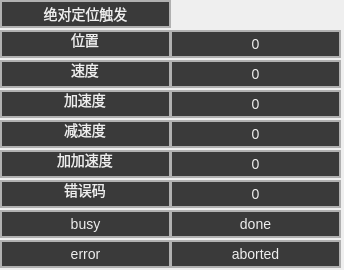
<?xml version="1.0" encoding="UTF-8"?>
<ui version="4.0">
 <class>jmcMoveAbsWdiget</class>
 <widget class="QWidget" name="jmcMoveAbsWdiget">
  <property name="geometry">
   <rect>
    <x>0</x>
    <y>0</y>
    <width>344</width>
    <height>270</height>
   </rect>
  </property>
  <property name="windowTitle">
   <string>Form</string>
  </property>
  <widget class="QLineEdit" name="name_2">
   <property name="enabled">
    <bool>false</bool>
   </property>
   <property name="geometry">
    <rect>
     <x>0</x>
     <y>60</y>
     <width>171</width>
     <height>28</height>
    </rect>
   </property>
   <property name="styleSheet">
    <string notr="true"> 
    background-color: #3a3a3a; /* 更浅的灰色背景 */
    color: #eeeeee; /* 更亮的灰色字体，提高可读性 */
    font-size: 14px; /* 字体大小适中 */
     border: 2px solid #b0b0b0;

</string>
   </property>
   <property name="text">
    <string>速度</string>
   </property>
   <property name="alignment">
    <set>Qt::AlignCenter</set>
   </property>
  </widget>
  <widget class="cSuperBtn" name="fAcc">
   <property name="geometry">
    <rect>
     <x>170</x>
     <y>90</y>
     <width>171</width>
     <height>28</height>
    </rect>
   </property>
   <property name="styleSheet">
    <string notr="true"> 
    background-color: #3a3a3a; /* 更浅的灰色背景 */
    color: #eeeeee; /* 更亮的灰色字体，提高可读性 */
    font-size: 14px; /* 字体大小适中 */
     border: 2px solid #b0b0b0;</string>
   </property>
   <property name="text">
    <string>0</string>
   </property>
  </widget>
  <widget class="cSuperBtn" name="fDec">
   <property name="geometry">
    <rect>
     <x>170</x>
     <y>120</y>
     <width>171</width>
     <height>28</height>
    </rect>
   </property>
   <property name="styleSheet">
    <string notr="true"> 
    background-color: #3a3a3a; /* 更浅的灰色背景 */
    color: #eeeeee; /* 更亮的灰色字体，提高可读性 */
    font-size: 14px; /* 字体大小适中 */
     border: 2px solid #b0b0b0;</string>
   </property>
   <property name="text">
    <string>0</string>
   </property>
  </widget>
  <widget class="QLineEdit" name="name_6">
   <property name="enabled">
    <bool>false</bool>
   </property>
   <property name="geometry">
    <rect>
     <x>0</x>
     <y>180</y>
     <width>171</width>
     <height>28</height>
    </rect>
   </property>
   <property name="styleSheet">
    <string notr="true"> 
    background-color: #3a3a3a; /* 更浅的灰色背景 */
    color: #eeeeee; /* 更亮的灰色字体，提高可读性 */
    font-size: 14px; /* 字体大小适中 */
     border: 2px solid #b0b0b0;

</string>
   </property>
   <property name="text">
    <string>错误码</string>
   </property>
   <property name="alignment">
    <set>Qt::AlignCenter</set>
   </property>
  </widget>
  <widget class="cSuperBtn" name="busy">
   <property name="geometry">
    <rect>
     <x>0</x>
     <y>210</y>
     <width>171</width>
     <height>28</height>
    </rect>
   </property>
   <property name="styleSheet">
    <string notr="true"> 
    background-color: #3a3a3a; /* 更浅的灰色背景 */
    color: #eeeeee; /* 更亮的灰色字体，提高可读性 */
    font-size: 14px; /* 字体大小适中 */
     border: 2px solid #b0b0b0;</string>
   </property>
   <property name="text">
    <string>busy</string>
   </property>
  </widget>
  <widget class="cSuperBtn" name="fJerk">
   <property name="geometry">
    <rect>
     <x>170</x>
     <y>150</y>
     <width>171</width>
     <height>28</height>
    </rect>
   </property>
   <property name="styleSheet">
    <string notr="true"> 
    background-color: #3a3a3a; /* 更浅的灰色背景 */
    color: #eeeeee; /* 更亮的灰色字体，提高可读性 */
    font-size: 14px; /* 字体大小适中 */
     border: 2px solid #b0b0b0;</string>
   </property>
   <property name="text">
    <string>0</string>
   </property>
  </widget>
  <widget class="cSuperBtn" name="errorCode">
   <property name="geometry">
    <rect>
     <x>170</x>
     <y>180</y>
     <width>171</width>
     <height>28</height>
    </rect>
   </property>
   <property name="styleSheet">
    <string notr="true"> 
    background-color: #3a3a3a; /* 更浅的灰色背景 */
    color: #eeeeee; /* 更亮的灰色字体，提高可读性 */
    font-size: 14px; /* 字体大小适中 */
     border: 2px solid #b0b0b0;</string>
   </property>
   <property name="text">
    <string>0</string>
   </property>
  </widget>
  <widget class="cSuperBtn" name="done">
   <property name="geometry">
    <rect>
     <x>170</x>
     <y>210</y>
     <width>171</width>
     <height>28</height>
    </rect>
   </property>
   <property name="styleSheet">
    <string notr="true"> 
    background-color: #3a3a3a; /* 更浅的灰色背景 */
    color: #eeeeee; /* 更亮的灰色字体，提高可读性 */
    font-size: 14px; /* 字体大小适中 */
     border: 2px solid #b0b0b0;</string>
   </property>
   <property name="text">
    <string>done</string>
   </property>
  </widget>
  <widget class="cSuperBtn" name="aborted">
   <property name="geometry">
    <rect>
     <x>170</x>
     <y>240</y>
     <width>171</width>
     <height>28</height>
    </rect>
   </property>
   <property name="styleSheet">
    <string notr="true"> 
    background-color: #3a3a3a; /* 更浅的灰色背景 */
    color: #eeeeee; /* 更亮的灰色字体，提高可读性 */
    font-size: 14px; /* 字体大小适中 */
     border: 2px solid #b0b0b0;</string>
   </property>
   <property name="text">
    <string>aborted</string>
   </property>
  </widget>
  <widget class="QLineEdit" name="name_3">
   <property name="enabled">
    <bool>false</bool>
   </property>
   <property name="geometry">
    <rect>
     <x>0</x>
     <y>90</y>
     <width>171</width>
     <height>28</height>
    </rect>
   </property>
   <property name="styleSheet">
    <string notr="true"> 
    background-color: #3a3a3a; /* 更浅的灰色背景 */
    color: #eeeeee; /* 更亮的灰色字体，提高可读性 */
    font-size: 14px; /* 字体大小适中 */
     border: 2px solid #b0b0b0;

</string>
   </property>
   <property name="text">
    <string>加速度</string>
   </property>
   <property name="alignment">
    <set>Qt::AlignCenter</set>
   </property>
  </widget>
  <widget class="QLineEdit" name="name_4">
   <property name="enabled">
    <bool>false</bool>
   </property>
   <property name="geometry">
    <rect>
     <x>0</x>
     <y>120</y>
     <width>171</width>
     <height>28</height>
    </rect>
   </property>
   <property name="styleSheet">
    <string notr="true"> 
    background-color: #3a3a3a; /* 更浅的灰色背景 */
    color: #eeeeee; /* 更亮的灰色字体，提高可读性 */
    font-size: 14px; /* 字体大小适中 */
     border: 2px solid #b0b0b0;

</string>
   </property>
   <property name="text">
    <string>减速度</string>
   </property>
   <property name="alignment">
    <set>Qt::AlignCenter</set>
   </property>
  </widget>
  <widget class="cSuperBtn" name="fPos">
   <property name="geometry">
    <rect>
     <x>170</x>
     <y>30</y>
     <width>171</width>
     <height>28</height>
    </rect>
   </property>
   <property name="styleSheet">
    <string notr="true"> 
    background-color: #3a3a3a; /* 更浅的灰色背景 */
    color: #eeeeee; /* 更亮的灰色字体，提高可读性 */
    font-size: 14px; /* 字体大小适中 */
     border: 2px solid #b0b0b0;</string>
   </property>
   <property name="text">
    <string>0</string>
   </property>
  </widget>
  <widget class="cSuperBtn" name="fVel">
   <property name="geometry">
    <rect>
     <x>170</x>
     <y>60</y>
     <width>171</width>
     <height>28</height>
    </rect>
   </property>
   <property name="styleSheet">
    <string notr="true"> 
    background-color: #3a3a3a; /* 更浅的灰色背景 */
    color: #eeeeee; /* 更亮的灰色字体，提高可读性 */
    font-size: 14px; /* 字体大小适中 */
     border: 2px solid #b0b0b0;</string>
   </property>
   <property name="text">
    <string>0</string>
   </property>
  </widget>
  <widget class="cSuperBtn" name="error">
   <property name="geometry">
    <rect>
     <x>0</x>
     <y>240</y>
     <width>171</width>
     <height>28</height>
    </rect>
   </property>
   <property name="styleSheet">
    <string notr="true"> 
    background-color: #3a3a3a; /* 更浅的灰色背景 */
    color: #eeeeee; /* 更亮的灰色字体，提高可读性 */
    font-size: 14px; /* 字体大小适中 */
     border: 2px solid #b0b0b0;</string>
   </property>
   <property name="text">
    <string>error</string>
   </property>
  </widget>
  <widget class="QLineEdit" name="name_5">
   <property name="enabled">
    <bool>false</bool>
   </property>
   <property name="geometry">
    <rect>
     <x>0</x>
     <y>150</y>
     <width>171</width>
     <height>28</height>
    </rect>
   </property>
   <property name="styleSheet">
    <string notr="true"> 
    background-color: #3a3a3a; /* 更浅的灰色背景 */
    color: #eeeeee; /* 更亮的灰色字体，提高可读性 */
    font-size: 14px; /* 字体大小适中 */
     border: 2px solid #b0b0b0;

</string>
   </property>
   <property name="text">
    <string>加加速度</string>
   </property>
   <property name="alignment">
    <set>Qt::AlignCenter</set>
   </property>
  </widget>
  <widget class="QLineEdit" name="name_7">
   <property name="enabled">
    <bool>false</bool>
   </property>
   <property name="geometry">
    <rect>
     <x>0</x>
     <y>30</y>
     <width>171</width>
     <height>28</height>
    </rect>
   </property>
   <property name="styleSheet">
    <string notr="true"> 
    background-color: #3a3a3a; /* 更浅的灰色背景 */
    color: #eeeeee; /* 更亮的灰色字体，提高可读性 */
    font-size: 14px; /* 字体大小适中 */
     border: 2px solid #b0b0b0;

</string>
   </property>
   <property name="text">
    <string>位置</string>
   </property>
   <property name="alignment">
    <set>Qt::AlignCenter</set>
   </property>
  </widget>
  <widget class="cSuperBtn" name="Execute">
   <property name="geometry">
    <rect>
     <x>0</x>
     <y>0</y>
     <width>171</width>
     <height>28</height>
    </rect>
   </property>
   <property name="styleSheet">
    <string notr="true"> 
    background-color: #3a3a3a; /* 更浅的灰色背景 */
    color: #eeeeee; /* 更亮的灰色字体，提高可读性 */
    font-size: 14px; /* 字体大小适中 */
     border: 2px solid #b0b0b0;</string>
   </property>
   <property name="text">
    <string>绝对定位触发</string>
   </property>
  </widget>
 </widget>
 <customwidgets>
  <customwidget>
   <class>cSuperBtn</class>
   <extends>QPushButton</extends>
   <header>include/cwidget/cSuperBtn.h</header>
  </customwidget>
 </customwidgets>
 <resources/>
 <connections/>
</ui>
